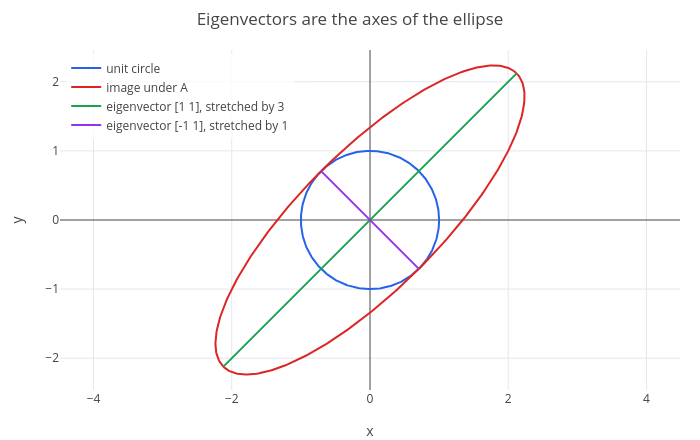

Write notebook code for a chart like this one.
### Markdown cell above
$A[1\ 1] = 3\,[1\ 1]$ and $A[-1\ 1] = 1\cdot[-1\ 1]$: these arrows keep their direction and are stretched by 3 and by 1.
$[1\ 0]$ is turned. An **eigenvector** of $A$ is a nonzero $v$ with

$$Av = \lambda v,$$

and the number $\lambda$ is its **eigenvalue**. The plot shows the unit circle, its image (the ellipse), and the two
eigenvector directions: the ellipse's long axis is the eigenvector with $\lambda = 3$ (half-length 3), its short axis the
eigenvector with $\lambda = 1$ (half-length 1). Axes: the coordinates $x$ and $y$ of the plane. The eigen-directions are
drawn as segments `parametric(s*a, s*b, s, -1, 1)` from $-[a\ b]$ to $[a\ b]$:

### Code cell
w = A*[cos(t); sin(t)];
e1 = parametric(3*s/sqrt(2), 3*s/sqrt(2), s, -1, 1);
e2 = parametric(-s/sqrt(2), s/sqrt(2), s, -1, 1);
p = show(parametric(cos(t), sin(t), t, 0, 2*pi), parametric(w(1), w(2), t, 0, 2*pi), e1, e2);
p = legend(p, "unit circle", "image under A", "eigenvector [1 1], stretched by 3", "eigenvector [-1 1], stretched by 1");
labels(title(p, "Eigenvectors are the axes of the ellipse"), "x", "y")

### Figure 1 — Plotly figure (JSON) as saved in the notebook; plotly's stock layout.template omitted (floating-point values rounded to 4 significant figures; data arrays with more than 128 entries replaced by an {"elided": "..."} marker saying what was removed)
{"data": [{"line": {"color": "#2563eb", "width": 2}, "mode": "lines", "name": "unit circle", "type": "scatter", "x": {"elided": "402 float values"}, "y": {"elided": "402 float values"}}, {"line": {"color": "#dc2626", "width": 2}, "mode": "lines", "name": "image under A", "type": "scatter", "x": {"elided": "402 float values"}, "y": {"elided": "402 float values"}}, {"line": {"color": "#16a34a", "width": 2}, "mode": "lines", "name": "eigenvector [1 1], stretched by 3", "type": "scatter", "x": {"elided": "402 float values"}, "y": {"elided": "402 float values"}}, {"line": {"color": "#9333ea", "width": 2}, "mode": "lines", "name": "eigenvector [-1 1], stretched by 1", "type": "scatter", "x": {"elided": "402 float values"}, "y": {"elided": "402 float values"}}], "layout": {"height": 440, "legend": {"bgcolor": "rgba(255,255,255,0.8)", "x": 0.01, "xanchor": "left", "y": 0.99, "yanchor": "top"}, "margin": {"b": 50, "l": 60, "r": 20, "t": 50}, "showlegend": true, "title": {"text": "Eigenvectors are the axes of the ellipse"}, "width": 700, "xaxis": {"title": {"text": "x"}, "zeroline": true}, "yaxis": {"range": [-2.46, 2.46], "scaleanchor": "x", "scaleratio": 1, "title": {"text": "y"}, "zeroline": true}}}
